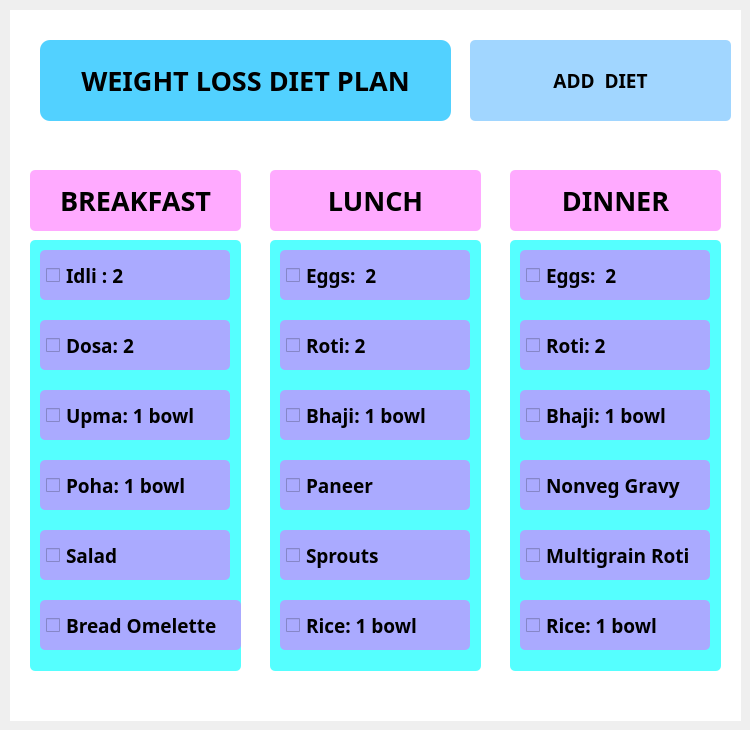
    <widget class="QWidget" name="page_2_wtloss">
     <widget class="QWidget" name="widget_4" native="true">
      <property name="geometry">
       <rect>
        <x>10</x>
        <y>10</y>
        <width>731</width>
        <height>711</height>
       </rect>
      </property>
      <property name="styleSheet">
       <string notr="true">background-color: rgb(255, 255, 255);</string>
      </property>
      <widget class="QLabel" name="label_27">
       <property name="geometry">
        <rect>
         <x>30</x>
         <y>30</y>
         <width>411</width>
         <height>81</height>
        </rect>
       </property>
       <property name="font">
        <font>
         <family>Yu Gothic UI Semibold</family>
         <pointsize>20</pointsize>
         <weight>75</weight>
         <bold>true</bold>
        </font>
       </property>
       <property name="styleSheet">
        <string notr="true">background-color: rgb(82, 209, 255);
border-radius: 10px;
border-width:2px;
padding:6px;
min-width:10px;</string>
       </property>
       <property name="text">
        <string>WEIGHT LOSS DIET PLAN</string>
       </property>
       <property name="alignment">
        <set>Qt::AlignCenter</set>
       </property>
      </widget>
      <widget class="QLabel" name="label_4">
       <property name="geometry">
        <rect>
         <x>20</x>
         <y>160</y>
         <width>211</width>
         <height>61</height>
        </rect>
       </property>
       <property name="font">
        <font>
         <family>Yu Gothic UI Semibold</family>
         <pointsize>20</pointsize>
         <weight>75</weight>
         <bold>true</bold>
        </font>
       </property>
       <property name="styleSheet">
        <string notr="true">background-color: rgb(255, 170, 255);
border-radius: 5px;
border-width:2px;
padding:6px;
min-width:10px;</string>
       </property>
       <property name="text">
        <string>BREAKFAST</string>
       </property>
       <property name="alignment">
        <set>Qt::AlignCenter</set>
       </property>
      </widget>
      <widget class="QLabel" name="label_40">
       <property name="geometry">
        <rect>
         <x>20</x>
         <y>230</y>
         <width>211</width>
         <height>431</height>
        </rect>
       </property>
       <property name="styleSheet">
        <string notr="true">background-color: rgb(85, 255, 255);
border-radius: 5px;
border-width:2px;
padding:6px;
min-width:10px;</string>
       </property>
       <property name="text">
        <string/>
       </property>
      </widget>
      <widget class="QLabel" name="label_37">
       <property name="geometry">
        <rect>
         <x>260</x>
         <y>230</y>
         <width>211</width>
         <height>431</height>
        </rect>
       </property>
       <property name="styleSheet">
        <string notr="true">background-color: rgb(85, 255, 255);
border-radius: 5px;
border-width:2px;
padding:6px;
min-width:10px;</string>
       </property>
       <property name="text">
        <string/>
       </property>
      </widget>
      <widget class="QLabel" name="label_31">
       <property name="geometry">
        <rect>
         <x>500</x>
         <y>230</y>
         <width>211</width>
         <height>431</height>
        </rect>
       </property>
       <property name="styleSheet">
        <string notr="true">background-color: rgb(85, 255, 255);
border-radius: 5px;
border-width:2px;
padding:6px;
min-width:10px;</string>
       </property>
       <property name="text">
        <string/>
       </property>
      </widget>
      <widget class="QLabel" name="label_5">
       <property name="geometry">
        <rect>
         <x>500</x>
         <y>160</y>
         <width>211</width>
         <height>61</height>
        </rect>
       </property>
       <property name="font">
        <font>
         <family>Yu Gothic UI Semibold</family>
         <pointsize>20</pointsize>
         <weight>75</weight>
         <bold>true</bold>
        </font>
       </property>
       <property name="styleSheet">
        <string notr="true">background-color: rgb(255, 170, 255);
border-radius: 5px;
border-width:2px;
padding:6px;
min-width:10px;</string>
       </property>
       <property name="text">
        <string>DINNER</string>
       </property>
       <property name="alignment">
        <set>Qt::AlignCenter</set>
       </property>
      </widget>
      <widget class="QLabel" name="label_28">
       <property name="geometry">
        <rect>
         <x>260</x>
         <y>160</y>
         <width>211</width>
         <height>61</height>
        </rect>
       </property>
       <property name="font">
        <font>
         <family>Yu Gothic UI Semibold</family>
         <pointsize>20</pointsize>
         <weight>75</weight>
         <bold>true</bold>
        </font>
       </property>
       <property name="styleSheet">
        <string notr="true">background-color: rgb(255, 170, 255);
border-radius: 5px;
border-width:2px;
padding:6px;
min-width:10px;</string>
       </property>
       <property name="text">
        <string>LUNCH</string>
       </property>
       <property name="alignment">
        <set>Qt::AlignCenter</set>
       </property>
      </widget>
      <widget class="QCheckBox" name="checkBox_47">
       <property name="geometry">
        <rect>
         <x>30</x>
         <y>380</y>
         <width>190</width>
         <height>50</height>
        </rect>
       </property>
       <property name="font">
        <font>
         <family>Yu Gothic UI Semibold</family>
         <pointsize>14</pointsize>
         <weight>75</weight>
         <bold>true</bold>
        </font>
       </property>
       <property name="styleSheet">
        <string notr="true">background-color: rgb(170, 170, 255);
border-radius: 5px;
border-width:2px;
padding:6px;
min-width:10px;</string>
       </property>
       <property name="text">
        <string>Upma: 1 bowl</string>
       </property>
      </widget>
      <widget class="QCheckBox" name="checkBox_48">
       <property name="geometry">
        <rect>
         <x>510</x>
         <y>240</y>
         <width>190</width>
         <height>50</height>
        </rect>
       </property>
       <property name="font">
        <font>
         <family>Yu Gothic UI Semibold</family>
         <pointsize>14</pointsize>
         <weight>75</weight>
         <bold>true</bold>
        </font>
       </property>
       <property name="styleSheet">
        <string notr="true">background-color: rgb(170, 170, 255);
border-radius: 5px;
border-width:2px;
padding:6px;
min-width:10px;</string>
       </property>
       <property name="text">
        <string>Eggs:  2</string>
       </property>
      </widget>
      <widget class="QCheckBox" name="checkBox_49">
       <property name="geometry">
        <rect>
         <x>510</x>
         <y>450</y>
         <width>190</width>
         <height>50</height>
        </rect>
       </property>
       <property name="font">
        <font>
         <family>Yu Gothic UI Semibold</family>
         <pointsize>14</pointsize>
         <weight>75</weight>
         <bold>true</bold>
        </font>
       </property>
       <property name="styleSheet">
        <string notr="true">background-color: rgb(170, 170, 255);
border-radius: 5px;
border-width:2px;
padding:6px;
min-width:10px;</string>
       </property>
       <property name="text">
        <string>Nonveg Gravy</string>
       </property>
      </widget>
      <widget class="QCheckBox" name="checkBox_50">
       <property name="geometry">
        <rect>
         <x>30</x>
         <y>310</y>
         <width>190</width>
         <height>50</height>
        </rect>
       </property>
       <property name="font">
        <font>
         <family>Yu Gothic UI Semibold</family>
         <pointsize>14</pointsize>
         <weight>75</weight>
         <bold>true</bold>
        </font>
       </property>
       <property name="styleSheet">
        <string notr="true">background-color: rgb(170, 170, 255);
border-radius: 5px;
border-width:2px;
padding:6px;
min-width:10px;</string>
       </property>
       <property name="text">
        <string>Dosa: 2</string>
       </property>
      </widget>
      <widget class="QCheckBox" name="checkBox_51">
       <property name="geometry">
        <rect>
         <x>270</x>
         <y>310</y>
         <width>190</width>
         <height>50</height>
        </rect>
       </property>
       <property name="font">
        <font>
         <family>Yu Gothic UI Semibold</family>
         <pointsize>14</pointsize>
         <weight>75</weight>
         <bold>true</bold>
        </font>
       </property>
       <property name="styleSheet">
        <string notr="true">background-color: rgb(170, 170, 255);
border-radius: 5px;
border-width:2px;
padding:6px;
min-width:10px;</string>
       </property>
       <property name="text">
        <string>Roti: 2</string>
       </property>
      </widget>
      <widget class="QCheckBox" name="checkBox_80">
       <property name="geometry">
        <rect>
         <x>510</x>
         <y>520</y>
         <width>190</width>
         <height>50</height>
        </rect>
       </property>
       <property name="font">
        <font>
         <family>Yu Gothic UI Semibold</family>
         <pointsize>14</pointsize>
         <weight>75</weight>
         <bold>true</bold>
        </font>
       </property>
       <property name="styleSheet">
        <string notr="true">background-color: rgb(170, 170, 255);
border-radius: 5px;
border-width:2px;
padding:6px;
min-width:10px;</string>
       </property>
       <property name="text">
        <string>Multigrain Roti</string>
       </property>
      </widget>
      <widget class="QCheckBox" name="checkBox_52">
       <property name="geometry">
        <rect>
         <x>270</x>
         <y>590</y>
         <width>190</width>
         <height>50</height>
        </rect>
       </property>
       <property name="font">
        <font>
         <family>Yu Gothic UI Semibold</family>
         <pointsize>14</pointsize>
         <weight>75</weight>
         <bold>true</bold>
        </font>
       </property>
       <property name="styleSheet">
        <string notr="true">background-color: rgb(170, 170, 255);
border-radius: 5px;
border-width:2px;
padding:6px;
min-width:10px;</string>
       </property>
       <property name="text">
        <string>Rice: 1 bowl</string>
       </property>
      </widget>
      <widget class="QCheckBox" name="checkBox_53">
       <property name="geometry">
        <rect>
         <x>30</x>
         <y>450</y>
         <width>190</width>
         <height>50</height>
        </rect>
       </property>
       <property name="font">
        <font>
         <family>Yu Gothic UI Semibold</family>
         <pointsize>14</pointsize>
         <weight>75</weight>
         <bold>true</bold>
        </font>
       </property>
       <property name="styleSheet">
        <string notr="true">background-color: rgb(170, 170, 255);
border-radius: 5px;
border-width:2px;
padding:6px;
min-width:10px;</string>
       </property>
       <property name="text">
        <string>Poha: 1 bowl</string>
       </property>
      </widget>
      <widget class="QCheckBox" name="checkBox_81">
       <property name="geometry">
        <rect>
         <x>30</x>
         <y>520</y>
         <width>190</width>
         <height>50</height>
        </rect>
       </property>
       <property name="font">
        <font>
         <family>Yu Gothic UI Semibold</family>
         <pointsize>14</pointsize>
         <weight>75</weight>
         <bold>true</bold>
        </font>
       </property>
       <property name="styleSheet">
        <string notr="true">background-color: rgb(170, 170, 255);
border-radius: 5px;
border-width:2px;
padding:6px;
min-width:10px;</string>
       </property>
       <property name="text">
        <string>Salad</string>
       </property>
      </widget>
      <widget class="QCheckBox" name="checkBox_54">
       <property name="geometry">
        <rect>
         <x>510</x>
         <y>590</y>
         <width>190</width>
         <height>50</height>
        </rect>
       </property>
       <property name="font">
        <font>
         <family>Yu Gothic UI Semibold</family>
         <pointsize>14</pointsize>
         <weight>75</weight>
         <bold>true</bold>
        </font>
       </property>
       <property name="styleSheet">
        <string notr="true">background-color: rgb(170, 170, 255);
border-radius: 5px;
border-width:2px;
padding:6px;
min-width:10px;</string>
       </property>
       <property name="text">
        <string>Rice: 1 bowl</string>
       </property>
      </widget>
      <widget class="QCheckBox" name="checkBox_55">
       <property name="geometry">
        <rect>
         <x>270</x>
         <y>450</y>
         <width>190</width>
         <height>50</height>
        </rect>
       </property>
       <property name="font">
        <font>
         <family>Yu Gothic UI Semibold</family>
         <pointsize>14</pointsize>
         <weight>75</weight>
         <bold>true</bold>
        </font>
       </property>
       <property name="styleSheet">
        <string notr="true">background-color: rgb(170, 170, 255);
border-radius: 5px;
border-width:2px;
padding:6px;
min-width:10px;</string>
       </property>
       <property name="text">
        <string>Paneer</string>
       </property>
      </widget>
      <widget class="QCheckBox" name="checkBox_56">
       <property name="geometry">
        <rect>
         <x>30</x>
         <y>240</y>
         <width>190</width>
         <height>50</height>
        </rect>
       </property>
       <property name="font">
        <font>
         <family>Yu Gothic UI Semibold</family>
         <pointsize>14</pointsize>
         <weight>75</weight>
         <bold>true</bold>
        </font>
       </property>
       <property name="styleSheet">
        <string notr="true">background-color: rgb(170, 170, 255);
border-radius: 5px;
border-width:2px;
padding:6px;
min-width:10px;</string>
       </property>
       <property name="text">
        <string>Idli : 2</string>
       </property>
      </widget>
      <widget class="QCheckBox" name="checkBox_57">
       <property name="geometry">
        <rect>
         <x>270</x>
         <y>240</y>
         <width>190</width>
         <height>50</height>
        </rect>
       </property>
       <property name="font">
        <font>
         <family>Yu Gothic UI Semibold</family>
         <pointsize>14</pointsize>
         <weight>75</weight>
         <bold>true</bold>
        </font>
       </property>
       <property name="styleSheet">
        <string notr="true">background-color: rgb(170, 170, 255);
border-radius: 5px;
border-width:2px;
padding:6px;
min-width:10px;</string>
       </property>
       <property name="text">
        <string>Eggs:  2</string>
       </property>
      </widget>
      <widget class="QCheckBox" name="checkBox_58">
       <property name="geometry">
        <rect>
         <x>510</x>
         <y>380</y>
         <width>190</width>
         <height>50</height>
        </rect>
       </property>
       <property name="font">
        <font>
         <family>Yu Gothic UI Semibold</family>
         <pointsize>14</pointsize>
         <weight>75</weight>
         <bold>true</bold>
        </font>
       </property>
       <property name="styleSheet">
        <string notr="true">background-color: rgb(170, 170, 255);
border-radius: 5px;
border-width:2px;
padding:6px;
min-width:10px;</string>
       </property>
       <property name="text">
        <string>Bhaji: 1 bowl</string>
       </property>
      </widget>
      <widget class="QCheckBox" name="checkBox_59">
       <property name="geometry">
        <rect>
         <x>510</x>
         <y>310</y>
         <width>190</width>
         <height>50</height>
        </rect>
       </property>
       <property name="font">
        <font>
         <family>Yu Gothic UI Semibold</family>
         <pointsize>14</pointsize>
         <weight>75</weight>
         <bold>true</bold>
        </font>
       </property>
       <property name="styleSheet">
        <string notr="true">background-color: rgb(170, 170, 255);
border-radius: 5px;
border-width:2px;
padding:6px;
min-width:10px;</string>
       </property>
       <property name="text">
        <string>Roti: 2</string>
       </property>
      </widget>
      <widget class="QCheckBox" name="checkBox_60">
       <property name="geometry">
        <rect>
         <x>270</x>
         <y>380</y>
         <width>190</width>
         <height>50</height>
        </rect>
       </property>
       <property name="font">
        <font>
         <family>Yu Gothic UI Semibold</family>
         <pointsize>14</pointsize>
         <weight>75</weight>
         <bold>true</bold>
        </font>
       </property>
       <property name="styleSheet">
        <string notr="true">background-color: rgb(170, 170, 255);
border-radius: 5px;
border-width:2px;
padding:6px;
min-width:10px;</string>
       </property>
       <property name="text">
        <string>Bhaji: 1 bowl</string>
       </property>
      </widget>
      <widget class="QCheckBox" name="checkBox_82">
       <property name="geometry">
        <rect>
         <x>270</x>
         <y>520</y>
         <width>190</width>
         <height>50</height>
        </rect>
       </property>
       <property name="font">
        <font>
         <family>Yu Gothic UI Semibold</family>
         <pointsize>14</pointsize>
         <weight>75</weight>
         <bold>true</bold>
        </font>
       </property>
       <property name="styleSheet">
        <string notr="true">background-color: rgb(170, 170, 255);
border-radius: 5px;
border-width:2px;
padding:6px;
min-width:10px;</string>
       </property>
       <property name="text">
        <string>Sprouts</string>
       </property>
      </widget>
      <widget class="QCheckBox" name="checkBox_61">
       <property name="geometry">
        <rect>
         <x>30</x>
         <y>590</y>
         <width>201</width>
         <height>50</height>
        </rect>
       </property>
       <property name="font">
        <font>
         <family>Yu Gothic UI Semibold</family>
         <pointsize>14</pointsize>
         <weight>75</weight>
         <bold>true</bold>
        </font>
       </property>
       <property name="styleSheet">
        <string notr="true">background-color: rgb(170, 170, 255);
border-radius: 5px;
border-width:2px;
padding:6px;
min-width:10px;</string>
       </property>
       <property name="text">
        <string>Bread Omelette</string>
       </property>
      </widget>
      <widget class="QPushButton" name="btn_add_diet_wloss">
       <property name="geometry">
        <rect>
         <x>460</x>
         <y>30</y>
         <width>261</width>
         <height>81</height>
        </rect>
       </property>
       <property name="font">
        <font>
         <family>Yu Gothic UI Semibold</family>
         <pointsize>14</pointsize>
         <weight>75</weight>
         <bold>true</bold>
        </font>
       </property>
       <property name="styleSheet">
        <string notr="true">border-radius: 5px;
background-color: rgb(161, 214, 255);


border-width:2px;
padding:6px;
min-width:10px;</string>
       </property>
       <property name="text">
        <string>ADD  DIET</string>
       </property>
      </widget>
     </widget>
    </widget>
